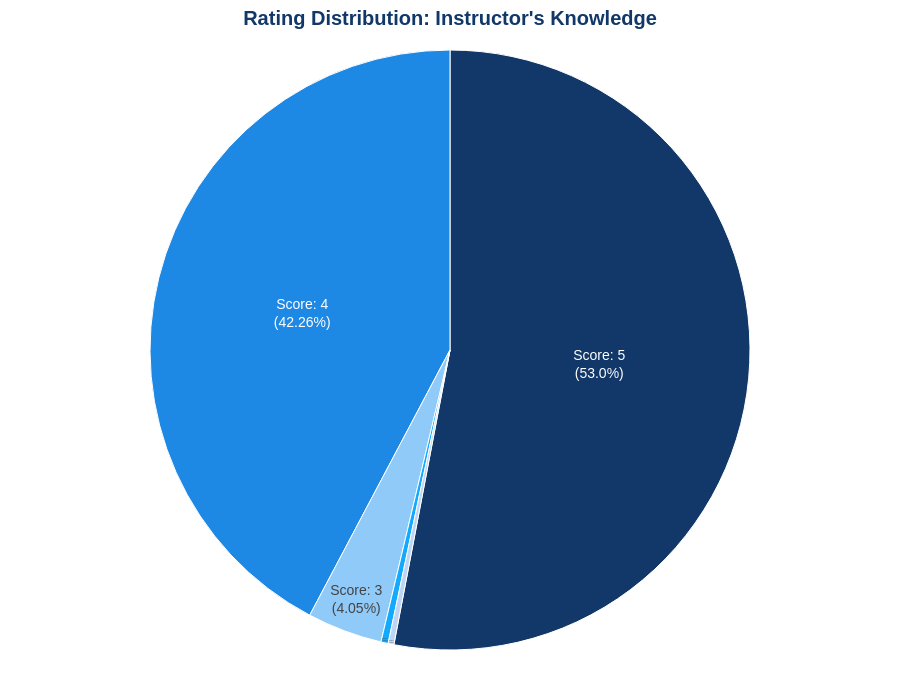

Notebook code for this chart:
### Code cell
import pandas as pd
import plotly.express as px

# Load the data
file_path = "../../data/all_students_data/copy_of_sessions_database.csv"
df = pd.read_csv(file_path)

# Ensure the column name matches (case-sensitive)
rating_column = "Rate the instructor’s knowledge and presentation skills."

# Count the occurrences of each rating
rating_distribution = df[rating_column].value_counts().reset_index()
rating_distribution.columns = ["Rating", "Count"]
rating_distribution = rating_distribution.sort_values(by="Rating")  # Sort ratings in ascending order

# Calculate percentages
rating_distribution['Percentage'] = (rating_distribution['Count'] / rating_distribution['Count'].sum() * 100).round(2)

# Create the pie chart
fig = px.pie(
    rating_distribution,
    names='Rating',
    values='Count',
    title="<b>Rating Distribution: Instructor's Knowledge</b>",
    color='Rating',
    color_discrete_sequence=["#BDD5F4", "#12AAFF", "#90CAF9", "#1E88E5", "#123869"]  # Custom colors
)

# Customize text and layout
fig.update_traces(
    text=[f"Score: {rating}<br>({perc}%)" for rating, perc in zip(rating_distribution['Rating'], rating_distribution['Percentage'])],  # Label with rating and percentage
    textinfo='text',  # Display label and percentage
    textposition='inside',  # Position text inside the pie slices
    insidetextorientation='horizontal',  # Ensure text is horizontal
    hovertemplate='<b>Rating:</b> %{label}<br><b>Count:</b> %{value}<br><b>Percentage:</b> %{percent}<extra></extra>',
    marker=dict(line=dict(color='#FFFFFF', width=1))  # Add white borders for clarity
)

# Customize layout with increased size
fig.update_layout(
    title=dict(
        x=0.5,
        xanchor="center",
        font=dict(size=20, color="#123869")
    ),
    font=dict(family="Arial", size=14, color="#123869"),
    margin=dict(t=50, b=50, l=50, r=50),
    showlegend=False,  # Hide legend since labels are inside
    width=900,  # Increased width
    height=700  # Increased height
)

# Show the plot
fig.show()
fig.write_html("Rating Distribution_Instructor's Knowledge.html")

### Figure 1 — Plotly figure (JSON) as saved in the notebook; plotly's stock layout.template omitted (floating-point values rounded to 4 significant figures)
{"data": [{"customdata": [[1], [2], [3], [4], [5]], "domain": {"x": [0, 1], "y": [0, 1]}, "hovertemplate": "<b>Rating:</b> %{label}<br><b>Count:</b> %{value}<br><b>Percentage:</b> %{percent}<extra></extra>", "insidetextorientation": "horizontal", "labels": [1, 2, 3, 4, 5], "legendgroup": "", "marker": {"colors": ["#BDD5F4", "#12AAFF", "#90CAF9", "#1E88E5", "#123869"], "line": {"color": "#FFFFFF", "width": 1}}, "name": "", "showlegend": true, "text": ["Score: 1<br>(0.31%)", "Score: 2<br>(0.39%)", "Score: 3<br>(4.05%)", "Score: 4<br>(42.26%)", "Score: 5<br>(53.0%)"], "textinfo": "text", "textposition": "inside", "type": "pie", "values": [4, 5, 52, 543, 681]}], "layout": {"font": {"color": "#123869", "family": "Arial", "size": 14}, "height": 700, "legend": {"tracegroupgap": 0}, "margin": {"b": 50, "l": 50, "r": 50, "t": 50}, "piecolorway": ["#BDD5F4", "#12AAFF", "#90CAF9", "#1E88E5", "#123869"], "showlegend": false, "title": {"font": {"color": "#123869", "size": 20}, "text": "<b>Rating Distribution: Instructor's Knowledge</b>", "x": 0.5, "xanchor": "center"}, "width": 900}}
